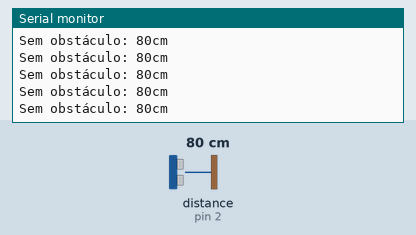
Bench run of a sketch on a simulated Arduino Uno, built with avr-gcc and run on an emulated ATmega328P. On the bench: the last lines printed to the serial monitor. Wiring (inferred from the names in the program): ultrasonic range finder: trigger pin 3; echo pin 2. Inputs (shaded band) come from the test bench; at power-on: distance to the obstacle (sensor on pin 2) 80 cm. The echo pulse lasts 58.3 µs per cm.

Above: at 1.2 s.
1.3 s: distance to the obstacle (sensor on pin 2) set to 2 cm
At 1.9 s:
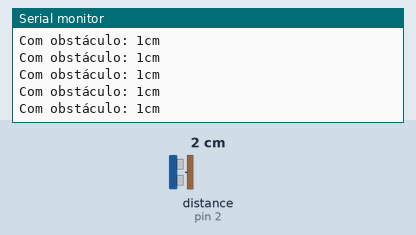
3.2 s: distance to the obstacle (sensor on pin 2) set to 35 cm
At 4.1 s:
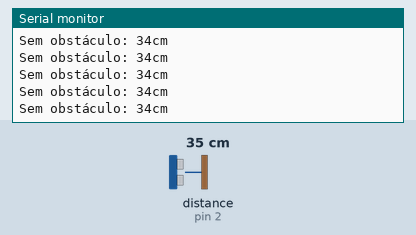
6.2 s: distance to the obstacle (sensor on pin 2) set to 18 cm
At 7.2 s:
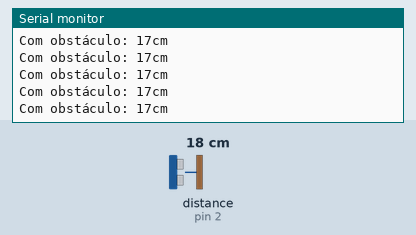
9.2 s: distance to the obstacle (sensor on pin 2) set to 4 cm
At 9.7 s:
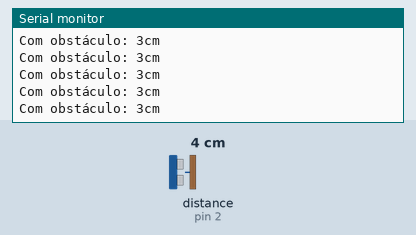
12.2 s: distance to the obstacle (sensor on pin 2) set to 60 cm
At 13.3 s:
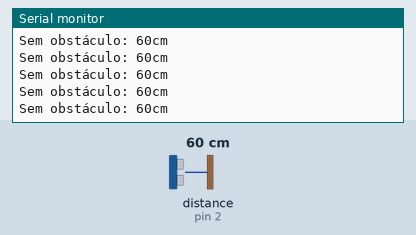
15.2 s: distance to the obstacle (sensor on pin 2) set to 9 cm
At 16.2 s:
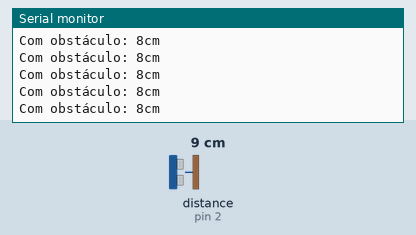
Timing chart, 0 to 18.2 s (numbered marks = the images above; inputs shaded):
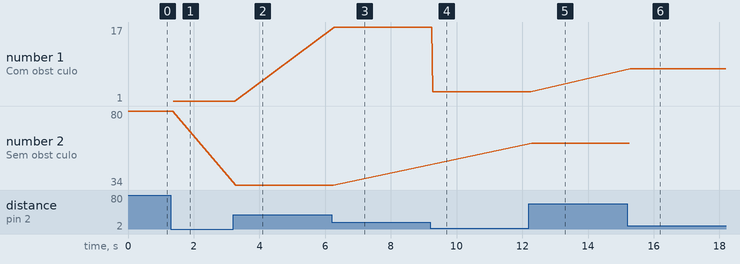

The sketch:

distancia.ino
```cpp
const int TRIG = 3;
const int ECHO = 2;
const int obstacle_distance = 20;

void setup() {
  Serial.begin(9600);
  pinMode(TRIG, OUTPUT);
  pinMode(ECHO, INPUT);
}

void loop() {
  int distance = sensor(TRIG, ECHO);
  if (distance <= obstacle_distance) {
    Serial.print("Com obstáculo: ");
    Serial.print(distance);
    Serial.println("cm");
  } else {
    Serial.print("Sem obstáculo: ");
    Serial.print(distance);
    Serial.println("cm");
  }
}

int sensor(int pintrig, int pinecho) {
  digitalWrite(pintrig, LOW);
  delayMicroseconds(2);
  digitalWrite(pintrig, HIGH);
  delayMicroseconds(10);
  digitalWrite(pintrig, LOW);

  return pulseIn(pinecho, HIGH)/58;
}
```

Measured:
- after the input at 1.3 s, the serial monitor: prints a new line after 0.08 s (image 1)
- after the input at 3.2 s, the serial monitor: prints a new line after 0.08 s (image 2)
- after the input at 6.2 s, the serial monitor: prints a new line after 0.08 s (image 3)
- after the input at 9.2 s, the serial monitor: prints a new line after 0.07 s (image 4)
- after the input at 12.2 s, the serial monitor: prints a new line after 0.09 s (image 5)
- after the input at 15.2 s, the serial monitor: prints a new line after 0.08 s (image 6)
- plotted number 1: 1 → 17 after the input at 6.2 s, 17 → 3 after the input at 9.2 s, 3 → 8 after the input at 15.2 s
- plotted number 2: 80 → 34 after the input at 3.2 s, 34 → 60 after the input at 12.2 s
